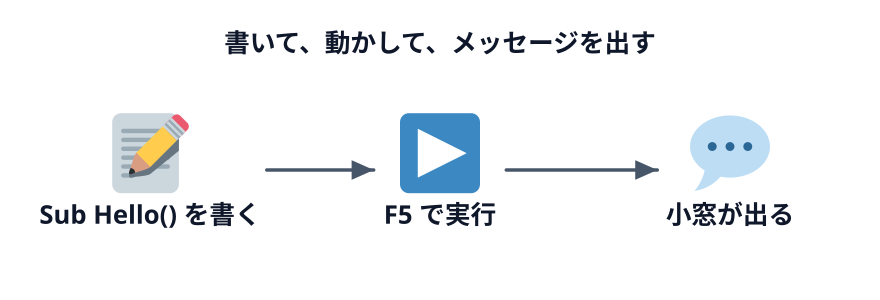

This chart was generated by the following Python code:
"""2-1 サムネ: VBE に Sub を書く → F5 で実行 → メッセージの小窓が出る（SOURCE-PATH-GOAL）。"""
import sys
sys.path.insert(0, "/Users/seekseep/.claude/skills/genfig")
from genfig import Canvas

c = Canvas(880, 300)
c.text(440, 52, "書いて、動かして、メッセージを出す", scale="heading")
code = c.node(150, 170, "Sub Hello() を書く", emoji_cp="1f4dd")      # 📝
run = c.node(440, 170, "F5 で実行", emoji_cp="25b6")                 # ▶️
msg = c.node(730, 170, "小窓が出る", emoji_cp="1f4ac")               # 💬
c.link(code, run)
c.link(run, msg)
c.save("00-thumbnail.svg")
